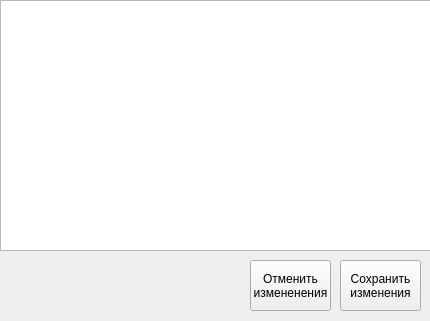
<?xml version="1.0" encoding="UTF-8"?>
<ui version="4.0">
 <class>Form</class>
 <widget class="QWidget" name="Form">
  <property name="geometry">
   <rect>
    <x>0</x>
    <y>0</y>
    <width>430</width>
    <height>321</height>
   </rect>
  </property>
  <property name="windowTitle">
   <string>Form</string>
  </property>
  <widget class="QPushButton" name="pushButton">
   <property name="geometry">
    <rect>
     <x>340</x>
     <y>260</y>
     <width>81</width>
     <height>51</height>
    </rect>
   </property>
   <property name="text">
    <string>Сохранить 
изменения</string>
   </property>
  </widget>
  <widget class="QPushButton" name="pushButton_2">
   <property name="geometry">
    <rect>
     <x>250</x>
     <y>260</y>
     <width>81</width>
     <height>51</height>
    </rect>
   </property>
   <property name="text">
    <string>Отменить 
измененения</string>
   </property>
  </widget>
  <widget class="QTableView" name="tableView">
   <property name="geometry">
    <rect>
     <x>0</x>
     <y>0</y>
     <width>431</width>
     <height>251</height>
    </rect>
   </property>
  </widget>
 </widget>
 <resources/>
 <connections/>
</ui>
